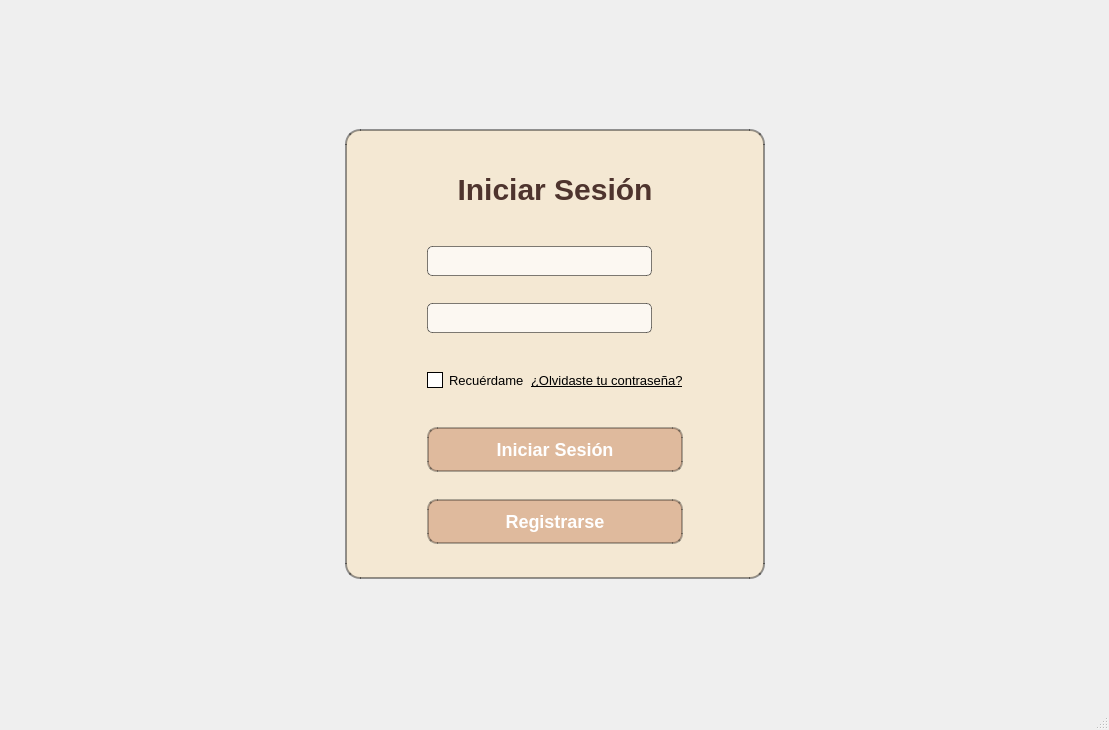
<?xml version="1.0" encoding="UTF-8"?>
<ui version="4.0">
 <class>MainWindow</class>
 <widget class="QMainWindow" name="MainWindow">
  <property name="geometry">
   <rect>
    <x>0</x>
    <y>0</y>
    <width>1109</width>
    <height>730</height>
   </rect>
  </property>
  <property name="windowTitle">
   <string>MainWindow</string>
  </property>
  <widget class="QWidget" name="centralwidget">
   <property name="styleSheet">
    <string notr="true">QWidget#centralwidget{
	border-image: url(:/cct/background.jpg);
}</string>
   </property>
   <layout class="QGridLayout" name="gridLayout">
    <item row="1" column="2">
     <spacer name="hs_3">
      <property name="orientation">
       <enum>Qt::Orientation::Horizontal</enum>
      </property>
      <property name="sizeHint" stdset="0">
       <size>
        <width>40</width>
        <height>20</height>
       </size>
      </property>
     </spacer>
    </item>
    <item row="0" column="1">
     <spacer name="vs2">
      <property name="orientation">
       <enum>Qt::Orientation::Vertical</enum>
      </property>
      <property name="sizeHint" stdset="0">
       <size>
        <width>20</width>
        <height>40</height>
       </size>
      </property>
     </spacer>
    </item>
    <item row="1" column="1">
     <widget class="QWidget" name="widget" native="true">
      <property name="minimumSize">
       <size>
        <width>420</width>
        <height>450</height>
       </size>
      </property>
      <property name="maximumSize">
       <size>
        <width>16777215</width>
        <height>16777215</height>
       </size>
      </property>
      <property name="styleSheet">
       <string notr="true">QWidget#widget {
    background-color: rgba(245, 232, 208, 0.9);
    border-radius: 15px;
    border: 2px solid rgba(0, 0, 0, 0.4);
}

QLineEdit {
    padding: 5px;
    font-family: &quot;Arial&quot;;
    font-size: 14px;
    color: #4A3D2D;
	border: 1px solid rgba(0, 0, 0, 0.5);
	border-radius: 5px;
	background-color: rgba(255, 255, 255, 0.7);
}

QLineEdit:focus {
    border: 1px solid #C69C8D;
    background-color: rgba(255, 255, 255, 1);  
}

QPushButton {
    background-color: rgba(220, 180, 150, 0.9);
    border: 2px solid rgba(0, 0, 0, 0.3); 
    border-radius: 10px; 
    padding: 10px; 
    color: #ffffff; 
    font-family: &quot;Arial&quot;; 
    font-size: 18px;
}

QPushButton:hover {
    background-color: rgba(200, 160, 130, 1);
}

QPushButton:pressed {
    background-color: rgba(180, 140, 100, 1);
}

QLabel {
	font-size: 13px;
}

QCheckBox {
    font-size: 13px;
}
QCheckBox::indicator {
	background-color: white;
	border: 1px solid black;
    width: 14px;
    height: 14px;
}
QCheckBox::indicator:checked {
    background-color: #6D4C41;
	border: 1px solid black;
}</string>
      </property>
      <layout class="QGridLayout" name="gridLayout_3">
       <item row="2" column="4">
        <spacer name="hs_2">
         <property name="orientation">
          <enum>Qt::Orientation::Horizontal</enum>
         </property>
         <property name="sizeHint" stdset="0">
          <size>
           <width>40</width>
           <height>20</height>
          </size>
         </property>
        </spacer>
       </item>
       <item row="0" column="0">
        <spacer name="hs_1">
         <property name="orientation">
          <enum>Qt::Orientation::Horizontal</enum>
         </property>
         <property name="sizeHint" stdset="0">
          <size>
           <width>40</width>
           <height>20</height>
          </size>
         </property>
        </spacer>
       </item>
       <item row="1" column="3">
        <widget class="QLabel" name="correo_icon">
         <property name="maximumSize">
          <size>
           <width>30</width>
           <height>30</height>
          </size>
         </property>
         <property name="styleSheet">
          <string notr="true">border-image: url(:/cct/carta.png);
</string>
         </property>
         <property name="text">
          <string/>
         </property>
        </widget>
       </item>
       <item row="2" column="1" colspan="2">
        <widget class="QLineEdit" name="password_editline">
         <property name="maximumSize">
          <size>
           <width>16777215</width>
           <height>16777215</height>
          </size>
         </property>
         <property name="echoMode">
          <enum>QLineEdit::EchoMode::Password</enum>
         </property>
         <property name="alignment">
          <set>Qt::AlignmentFlag::AlignLeading|Qt::AlignmentFlag::AlignLeft|Qt::AlignmentFlag::AlignVCenter</set>
         </property>
        </widget>
       </item>
       <item row="2" column="3">
        <widget class="QLabel" name="password_icon">
         <property name="maximumSize">
          <size>
           <width>25</width>
           <height>25</height>
          </size>
         </property>
         <property name="styleSheet">
          <string notr="true">border-image: url(:/cct/candado.png);</string>
         </property>
         <property name="text">
          <string/>
         </property>
        </widget>
       </item>
       <item row="4" column="1">
        <widget class="QCheckBox" name="remember_checkbox">
         <property name="font">
          <font>
           <family>Arial</family>
           <pointsize>-1</pointsize>
          </font>
         </property>
         <property name="styleSheet">
          <string notr="true">color: rgb(0, 0, 0);</string>
         </property>
         <property name="text">
          <string>Recuérdame</string>
         </property>
         <property name="tristate">
          <bool>false</bool>
         </property>
        </widget>
       </item>
       <item row="0" column="1" colspan="3">
        <widget class="QLabel" name="label">
         <property name="minimumSize">
          <size>
           <width>0</width>
           <height>0</height>
          </size>
         </property>
         <property name="maximumSize">
          <size>
           <width>16777215</width>
           <height>60</height>
          </size>
         </property>
         <property name="font">
          <font>
           <family>Tahoma</family>
           <pointsize>-1</pointsize>
           <bold>true</bold>
          </font>
         </property>
         <property name="styleSheet">
          <string notr="true">font-size: 30px;
font-weight: bold;
color: #4E342E;
text-align: center;
text-shadow: 1px 1px 2px rgba(0, 0, 0, 0.2);
</string>
         </property>
         <property name="text">
          <string>Iniciar Sesión</string>
         </property>
         <property name="alignment">
          <set>Qt::AlignmentFlag::AlignCenter</set>
         </property>
        </widget>
       </item>
       <item row="5" column="1" colspan="3">
        <widget class="QPushButton" name="login_button">
         <property name="font">
          <font>
           <family>Arial</family>
           <pointsize>-1</pointsize>
           <bold>true</bold>
          </font>
         </property>
         <property name="text">
          <string>Iniciar Sesión</string>
         </property>
        </widget>
       </item>
       <item row="6" column="1" colspan="3">
        <widget class="QPushButton" name="register_button">
         <property name="font">
          <font>
           <family>Arial</family>
           <pointsize>-1</pointsize>
           <bold>true</bold>
          </font>
         </property>
         <property name="text">
          <string>Registrarse</string>
         </property>
        </widget>
       </item>
       <item row="4" column="2" colspan="2">
        <widget class="QLabel" name="forgot_password_label">
         <property name="minimumSize">
          <size>
           <width>0</width>
           <height>40</height>
          </size>
         </property>
         <property name="font">
          <font>
           <family>Arial</family>
           <pointsize>-1</pointsize>
           <underline>true</underline>
          </font>
         </property>
         <property name="styleSheet">
          <string notr="true">QLabel {
	color: rgb(0, 0, 0);
}

QLabel:hover {
    color: #A0522D;
}</string>
         </property>
         <property name="text">
          <string>¿Olvidaste tu contraseña?</string>
         </property>
        </widget>
       </item>
       <item row="1" column="1" colspan="2">
        <widget class="QLineEdit" name="email_editline">
         <property name="maximumSize">
          <size>
           <width>16777215</width>
           <height>16777215</height>
          </size>
         </property>
         <property name="styleSheet">
          <string notr="true"/>
         </property>
         <property name="alignment">
          <set>Qt::AlignmentFlag::AlignLeading|Qt::AlignmentFlag::AlignLeft|Qt::AlignmentFlag::AlignVCenter</set>
         </property>
        </widget>
       </item>
      </layout>
     </widget>
    </item>
    <item row="1" column="0">
     <spacer name="hs_4">
      <property name="orientation">
       <enum>Qt::Orientation::Horizontal</enum>
      </property>
      <property name="sizeHint" stdset="0">
       <size>
        <width>40</width>
        <height>20</height>
       </size>
      </property>
     </spacer>
    </item>
    <item row="2" column="1">
     <spacer name="vs1">
      <property name="orientation">
       <enum>Qt::Orientation::Vertical</enum>
      </property>
      <property name="sizeHint" stdset="0">
       <size>
        <width>20</width>
        <height>40</height>
       </size>
      </property>
     </spacer>
    </item>
   </layout>
  </widget>
  <widget class="QMenuBar" name="menubar">
   <property name="geometry">
    <rect>
     <x>0</x>
     <y>0</y>
     <width>1109</width>
     <height>22</height>
    </rect>
   </property>
  </widget>
  <widget class="QStatusBar" name="statusbar"/>
 </widget>
 <resources>
  <include location="../../img/background.qrc"/>
  <include location="../../img/candadoW.qrc"/>
  <include location="../../img/correoW.qrc"/>
  <include location="../../img/usuarioW.qrc"/>
 </resources>
 <connections/>
</ui>
